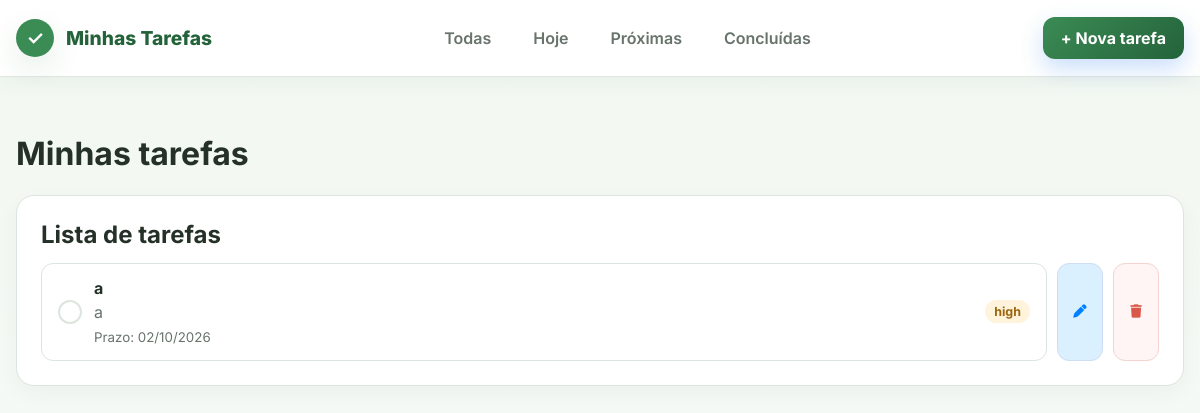
Page /todo/ on the earlier database version.
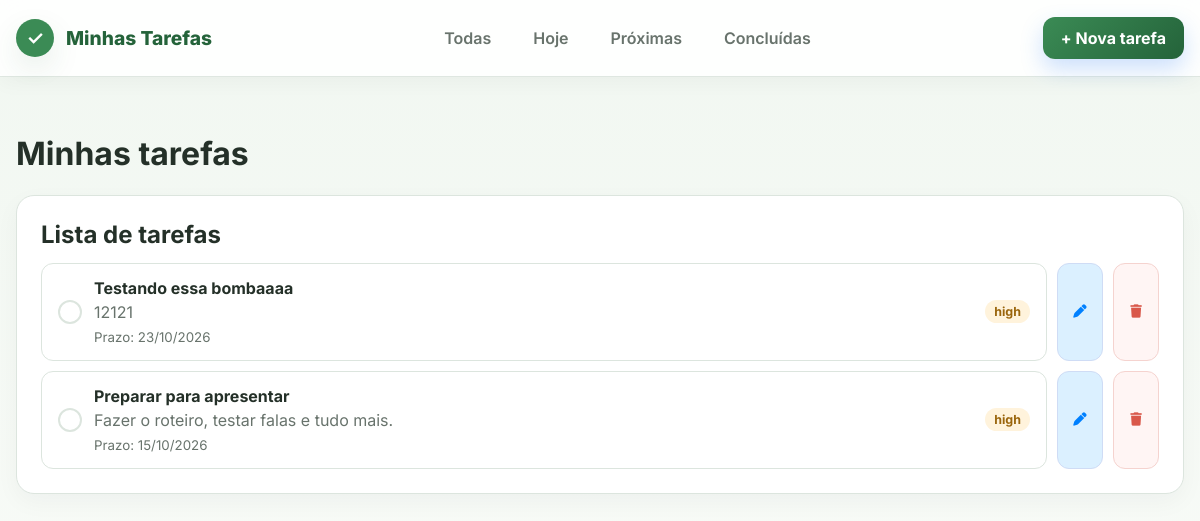
Same page on the later database version.
### todo/models.py (models this page shows, shortened)
class Todo(models.Model):
    title = models.CharField(max_length=50)
    description = models.CharField(max_length=50)
    due_date = models.DateField()
    priority = models.CharField(max_length=50)
    done = models.BooleanField()

### todo/views.py (the view)
# urls.py: path('todo/', include('todo.urls')),
def todo(request):
    todos = Todo.objects.all()
    return render(request, 'todoDashboard.html', {'todos' : todos})

### todo/templates/todoDashboard.html (shortened to what this page needs)
{% extends "base.html" %}
{% load static %}
{% block hero %}
<h1>Minhas tarefas</h1>
{% endblock %}
{% block extra_head %}
<link rel="stylesheet" href="https://cdnjs.cloudflare.com/ajax/libs/font-awesome/6.7.2/css/all.min.css">
<link rel="stylesheet" href="{% static 'todo/css/todo-dashboard.css' %}">
{% endblock %}
{% block content %}
<section class="card todo-dashboard">
    <h2>Lista de tarefas</h2>
    <ul class="task-list">
        {% for todo in todos %}
            <li class="task-row">
                <div class="task-item {% if todo.done %}task-item-true{% else %}task-item-false{% endif %}" onclick="setDone({{ todo.id }})">
                    <div>
                        <strong>{{ todo.title }}</strong>
                        <p class="muted">{{ todo.description }}</p>
                        <small class="muted">Prazo: {{ todo.due_date|date:"d/m/Y" }}</small>
                    </div>
                    <span class="task-priority">{{ todo.priority }}</span>
                </div>
                <button class="task-edit" type="button" onclick="location.href='{% url 'todoEdit' todo.id %}'" aria-label="Editar {{ todo.title }}" title="Editar tarefa">
                    <i class="fa-solid fa-pen" aria-hidden="true"></i>
                </button>
                <button class="task-delete" type="button" onclick="todoDelete({{ todo.id }})" aria-label="Excluir {{ todo.title }}" title="Excluir tarefa">
                    <i class="fa-solid fa-trash" aria-hidden="true"></i>
                </button>
            </li>
        {% empty %}
            <li class="task-item">
                <span class="muted">Você ainda não cadastrou nenhuma tarefa.</span>
            </li>
        {% endfor %}
    </ul>
</section>
{% endblock %}

### templates/base.html (shortened to what this page needs)
{% load static %}
<!DOCTYPE html>
<html lang="pt-BR">
<head>
    <link rel="stylesheet" href="{% static 'general/css/base.css' %}">
    {% block extra_head %}{% endblock %}
</head>
<body>
    <header class="topbar">
        <div class="container navbar">
            <a href="{% url 'todo' %}" class="brand">
                <span class="brand-mark">✓</span>
                <span>Minhas Tarefas</span>
            </a>
            <nav class="nav-links" aria-label="menu principal">
                <a href="{% url 'todo' %}">Todas</a>
                <a href="#">Hoje</a>
                <a href="#">Próximas</a>
                <a href="#">Concluídas</a>
            </nav>
            <div class="nav-actions">
                <a href="{% url 'todoAdd' %}" class="btn btn-primary">+ Nova tarefa</a>
            </div>
        </div>
    </header>
    <main class="page-shell">
        <div class="container">
            {% block hero %}
            {% endblock %}
            <div class="content">
                {% block content %}
                {% endblock %}
            </div>
        </div>
    </main>
</body>
</html>

### templates/static/general/css/base.css (style rules this page uses)
:root { --bg: #f6f8f5; --panel: #ffffff; --panel-alt: #edf6ef; --primary: #3b8b55; --primary-dark: #24633a; --secondary: #7aa87e; --text: #243028; --muted: #68736c; --border: #dce5de; --success: #3b8b55; --warning: #d99524; --danger: #d9584a; --shadow: 0 12px 30px rgba(36, 99, 58, 0.10); }
* { box-sizing: border-box; }
html, body { margin: 0; padding: 0; font-family: 'Inter', sans-serif; background: linear-gradient(180deg, #f1f7f1 0%, #fafcf9 100%); color: var(--text); }
body { min-height: 100vh; }
a { color: inherit; text-decoration: none; }
.container { width: min(1200px, calc(100% - 32px)); margin: 0 auto; }
.topbar { position: sticky; top: 0; z-index: 10; background: rgba(255, 255, 255, 0.9); backdrop-filter: blur(12px); border-bottom: 1px solid rgba(220, 229, 222, 0.9); box-shadow: 0 5px 20px rgba(15, 23, 42, 0.04); }
.navbar { display: flex; align-items: center; justify-content: space-between; min-height: 76px; gap: 20px; }
.brand { display: inline-flex; align-items: center; gap: 12px; font-weight: 800; font-size: 1.2rem; color: var(--primary-dark); }
.brand-mark { width: 38px; height: 38px; border-radius: 50%; background: var(--primary); display: grid; place-items: center; color: white; font-weight: 800; box-shadow: var(--shadow); }
.nav-links { display: flex; align-items: center; gap: 18px; flex-wrap: wrap; }
.nav-links a { color: var(--muted); font-weight: 600; padding: 10px 12px; border-radius: 10px; transition: 0.2s ease; }
.nav-actions { display: flex; align-items: center; gap: 12px; }
.btn { display: inline-flex; align-items: center; justify-content: center; gap: 8px; border: none; border-radius: 12px; padding: 11px 18px; font-weight: 700; cursor: pointer; transition: transform 0.2s ease, box-shadow 0.2s ease; }
.btn-primary { background: linear-gradient(135deg, var(--primary) 0%, var(--primary-dark) 100%); color: white; box-shadow: 0 10px 22px rgba(59, 130, 246, 0.25); }
.page-shell { padding: 36px 0 60px; }
.content { display: grid; gap: 24px; }
.card { background: var(--panel); border: 1px solid var(--border); border-radius: 18px; box-shadow: 0 8px 24px rgba(15, 23, 42, 0.04); padding: 24px; }
.card h2, .card h3 { margin-top: 0; margin-bottom: 14px; }
.muted { color: var(--muted); }
.task-list { display: grid; gap: 10px; padding: 0; margin: 0; list-style: none; }
.task-item { display: flex; align-items: center; gap: 12px; padding: 14px 16px; background: var(--panel); border: 1px solid var(--border); border-radius: 12px; }
.task-priority { margin-left: auto; padding: 4px 9px; border-radius: 999px; background: #fff3dc; color: #9a650c; font-size: 0.78rem; font-weight: 700; }

### templates/static/todo/css/todo-dashboard.css (style rules this page uses)
.todo-dashboard { width: 100%; margin: 0 auto; }
.todo-dashboard .task-list { width: 100%; }
.todo-dashboard .task-row { display: flex; align-items: stretch; gap: 10px; }
.todo-dashboard .task-item { position: relative; flex: 1; width: 100%; justify-content: space-between; cursor: pointer; transition: transform 0.18s ease, box-shadow 0.18s ease, border-color 0.18s ease; }
.todo-dashboard .task-edit { display: grid; width: 46px; color: #0080ff; cursor: pointer; background: hsl(206, 100%, 93%); border: 1px solid #cfdcf5; border-radius: 12px; place-items: center; transition: background 0.18s ease, color 0.18s ease, transform 0.18s ease; }
.todo-dashboard .task-delete { display: grid; width: 46px; color: var(--danger); cursor: pointer; background: #fff5f4; border: 1px solid #f5d3cf; border-radius: 12px; place-items: center; transition: background 0.18s ease, color 0.18s ease, transform 0.18s ease; }
.todo-dashboard .task-item-false::before, .todo-dashboard .task-item-true::before { display: grid; flex: 0 0 20px; width: 20px; height: 20px; content: ''; place-items: center; border: 2px solid var(--border); border-radius: 50%; }
.todo-dashboard .task-item p { margin: 4px 0; }

Differences in the rows shown:
removed Todo: title "a", description "a", due_date "02/10/2026", priority "high"
added Todo: title "Testando essa bombaaaa", description "12121", due_date "23/10/2026", priority "high"
added Todo: title "Preparar para apresentar", description "Fazer o roteiro, testar falas e tudo mais.", due_date "15/10/2026", priority "high"
